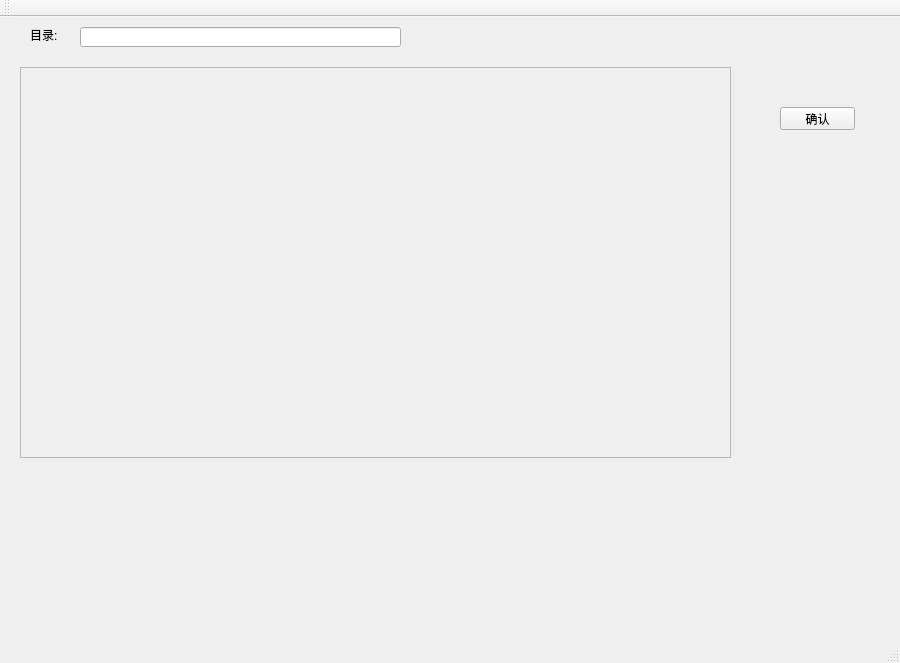
<?xml version="1.0" encoding="UTF-8"?>
<ui version="4.0">
 <class>MainWindow</class>
 <widget class="QMainWindow" name="MainWindow">
  <property name="geometry">
   <rect>
    <x>0</x>
    <y>0</y>
    <width>900</width>
    <height>663</height>
   </rect>
  </property>
  <property name="windowTitle">
   <string>MainWindow</string>
  </property>
  <widget class="QWidget" name="centralWidget">
   <widget class="QFrame" name="fmPh">
    <property name="geometry">
     <rect>
      <x>20</x>
      <y>50</y>
      <width>711</width>
      <height>391</height>
     </rect>
    </property>
    <property name="frameShape">
     <enum>QFrame::StyledPanel</enum>
    </property>
    <property name="frameShadow">
     <enum>QFrame::Raised</enum>
    </property>
   </widget>
   <widget class="QLineEdit" name="leFolder">
    <property name="geometry">
     <rect>
      <x>80</x>
      <y>10</y>
      <width>321</width>
      <height>20</height>
     </rect>
    </property>
   </widget>
   <widget class="QLabel" name="label">
    <property name="geometry">
     <rect>
      <x>30</x>
      <y>10</y>
      <width>41</width>
      <height>16</height>
     </rect>
    </property>
    <property name="text">
     <string>目录:</string>
    </property>
   </widget>
   <widget class="QPushButton" name="pbOk">
    <property name="geometry">
     <rect>
      <x>780</x>
      <y>90</y>
      <width>75</width>
      <height>23</height>
     </rect>
    </property>
    <property name="text">
     <string>确认</string>
    </property>
   </widget>
  </widget>
  <widget class="QMenuBar" name="menuBar">
   <property name="geometry">
    <rect>
     <x>0</x>
     <y>0</y>
     <width>900</width>
     <height>23</height>
    </rect>
   </property>
  </widget>
  <widget class="QToolBar" name="mainToolBar">
   <attribute name="toolBarArea">
    <enum>TopToolBarArea</enum>
   </attribute>
   <attribute name="toolBarBreak">
    <bool>false</bool>
   </attribute>
  </widget>
  <widget class="QStatusBar" name="statusBar"/>
 </widget>
 <layoutdefault spacing="6" margin="11"/>
 <resources/>
 <connections/>
</ui>
